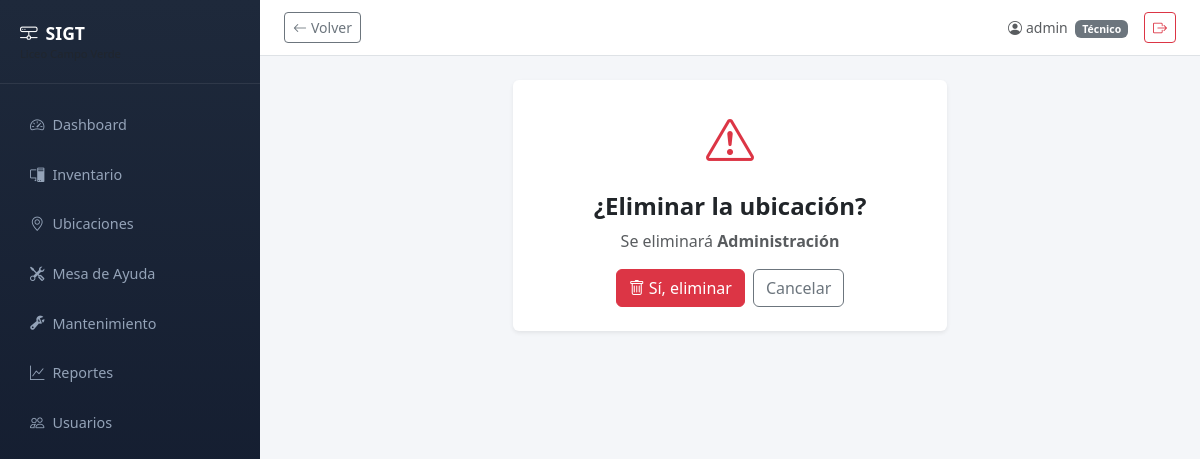
/inventario/ubicaciones/31/eliminar/ (signed in), run on the app's committed database.
### usuarios/models.py (models this page shows, shortened)
class User(AbstractUser):
    ROL_CHOICES = [
        ('admin', 'Administrador'),
        ('tecnico', 'Técnico'),
    ]
    rol = models.CharField(max_length=10, choices=ROL_CHOICES, default='tecnico')
    telefono = models.CharField(max_length=20, blank=True)
    class Meta:
        verbose_name = 'usuario'
        verbose_name_plural = 'usuarios'

### inventario/models.py (models this page shows, shortened)
class Ubicacion(models.Model):
    TIPO_CHOICES = [
        ('sede', 'Sede'),
        ('etapa', 'Etapa'),
        ('salon', 'Salón'),
        ('laboratorio', 'Laboratorio'),
        ('oficina', 'Oficina'),
        ('otro', 'Otro'),
    ]
    nombre = models.CharField(max_length=150)
    tipo = models.CharField(max_length=20, choices=TIPO_CHOICES, default='salon')
    padre = models.ForeignKey(
        'self', on_delete=models.CASCADE, null=True, blank=True,
        related_name='sububicaciones', verbose_name='Pertenece a',
        help_text='Nivel superior (ej: un Salón pertenece a una Etapa)'
    )
    edificio = models.CharField(max_length=100, blank=True)
    salon = models.CharField(max_length=50, blank=True)
    class Meta:
        verbose_name_plural = 'Ubicaciones'
        ordering = ['nombre']
    @property
    def total_equipos(self):
        return self.equipos_incluyendo_hijos().count()
    def _descendientes_ids(self, ids):
        hijos = self.sububicaciones.all()
        for hijo in hijos:
            ids.append(hijo.pk)
            hijo._descendientes_ids(ids)
        return ids
    def equipos_incluyendo_hijos(self):
        ids = self._descendientes_ids([self.pk])
        return Equipo.objects.filter(ubicacion_id__in=ids)

### inventario/views.py (the view, shortened to what this page needs)
# urls.py: path('ubicaciones/<int:pk>/eliminar/', views.UbicacionDeleteView.as_view(), name='ubicacion_eliminar'),
class UbicacionDeleteView(LoginRequiredMixin, PermissionRequiredMixin, DeleteView):
    model = Ubicacion
    template_name = 'inventario/ubicacion_confirm_delete.html'
    context_object_name = 'ubicacion'
    permission_required = 'inventario.delete_ubicacion'
    success_url = reverse_lazy('inventario:ubicaciones')

### inventario/templates/inventario/ubicacion_confirm_delete.html (shortened to what this page needs)
{% extends "base.html" %}
{% block content %}
<div class="row justify-content-center">
    <div class="col-md-6">
        <div class="card border-0 shadow-sm">
            <div class="card-body text-center p-4">
                <i class="bi bi-exclamation-triangle text-danger" style="font-size: 3rem;"></i>
                <h4 class="fw-bold mt-3">¿Eliminar la ubicación?</h4>
                <p class="text-muted">
                    Se eliminará <strong>{{ ubicacion.nombre }}</strong>
                </p>
                {% if ubicacion.total_equipos %}
                <div class="alert alert-danger">
                    <i class="bi bi-exclamation-circle me-1"></i>
                    Esta ubicación tiene <strong>{{ ubicacion.total_equipos }} equipo(s)</strong>.
                    No se puede eliminar mientras tenga equipos asignados; reubícalos o elimínalos primero.
                </div>
                <a href="{% url 'inventario:ubicacion_detalle' ubicacion.pk %}" class="btn btn-outline-secondary">
                    <i class="bi bi-arrow-left me-1"></i>Volver
                </a>
                {% else %}
                <form method="post">
                    <div class="d-flex justify-content-center gap-2">
                        <button type="submit" class="btn btn-danger">
                            <i class="bi bi-trash me-1"></i>Sí, eliminar
                        </button>
                        <a href="{% url 'inventario:ubicaciones' %}" class="btn btn-outline-secondary">Cancelar</a>
                    </div>
                </form>
                {% endif %}
            </div>
        </div>
    </div>
</div>
{% endblock %}

### templates/base.html (shortened to what this page needs)
{% load static %}
<!DOCTYPE html>
<html lang="es" data-bs-theme="light">
<head>
    <link href="https://cdn.jsdelivr.net/npm/bootstrap@5.3.3/dist/css/bootstrap.min.css" rel="stylesheet">
    <link href="https://cdn.jsdelivr.net/npm/bootstrap-icons@1.11.3/font/bootstrap-icons.min.css" rel="stylesheet">
</head>
<body>
    <aside class="sidebar" id="sidebar">
        <div class="sidebar-brand">
            <i class="bi bi-hdd-network me-2"></i>SIGT
            <small class="d-block text-muted" style="font-size:0.7rem; font-weight:400;">Liceo Campo Verde</small>
        </div>
        <nav class="nav flex-column mt-3">
            {% for item in sidebar_items %}
            <a class="nav-link {% if request.path == item.url %}active{% endif %}" href="{{ item.url }}">
                <i class="bi {{ item.icon }} me-2"></i>{{ item.label }}
            </a>
            {% endfor %}
        </nav>
    </aside>
    <div class="main-content">
        <div class="topbar d-flex justify-content-between align-items-center">
            <div class="d-flex align-items-center gap-2">
                {% if user.is_authenticated %}
                <button type="button" class="btn btn-sm btn-outline-secondary" onclick="history.back()" title="Volver atrás">
                    <i class="bi bi-arrow-left me-1"></i>Volver
                </button>
                {% endif %}
            </div>
            <div class="d-flex align-items-center gap-3">
                {% if user.is_authenticated %}
                <span class="text-muted small">
                    <i class="bi bi-person-circle me-1"></i>{{ user.get_full_name|default:user.username }}
                    {% if user.rol %}<span class="badge bg-secondary ms-1">{{ user.get_rol_display }}</span>{% endif %}
                </span>
                <form method="post" action="{% url 'usuarios:logout' %}" class="d-inline">
                    <button type="submit" class="btn btn-sm btn-outline-danger">
                        <i class="bi bi-box-arrow-right"></i>
                    </button>
                </form>
                {% endif %}
            </div>
        </div>
        <div class="content-body">
            {% block content %}{% endblock %}
        </div>
    </div>
</body>
</html>

### templates/base.html (style rules this page uses)
:root { --sidebar-width: 260px; --sidebar-collapsed: 0px; }
body { min-height: 100vh; background: #f4f6f9; }
.sidebar { width: var(--sidebar-width); min-height: 100vh; background: linear-gradient(180deg, #1e293b 0%, #0f172a 100%); position: fixed; top: 0; left: 0; z-index: 1040; transition: transform 0.3s ease; }
.sidebar .nav-link { color: #94a3b8; padding: 0.75rem 1.25rem; border-radius: 0.5rem; margin: 2px 10px; font-size: 0.9rem; transition: all 0.2s; }
.sidebar-brand { padding: 1.25rem; border-bottom: 1px solid rgba(255,255,255,0.08); color: #fff; font-weight: 700; font-size: 1.1rem; }
.main-content { margin-left: var(--sidebar-width); transition: margin-left 0.3s ease; min-height: 100vh; }
.topbar { background: #fff; border-bottom: 1px solid #dee2e6; padding: 0.75rem 1.5rem; }
.content-body { padding: 1.5rem; }

### data on the page
User: get_full_name "admin", rol "Técnico"
Ubicacion: nombre "Administración"

### other printed values
{{ item.label }} "Dashboard" "Inventario" "Ubicaciones" "Mesa de Ayuda" "Mantenimiento" "Reportes" "Usuarios"
